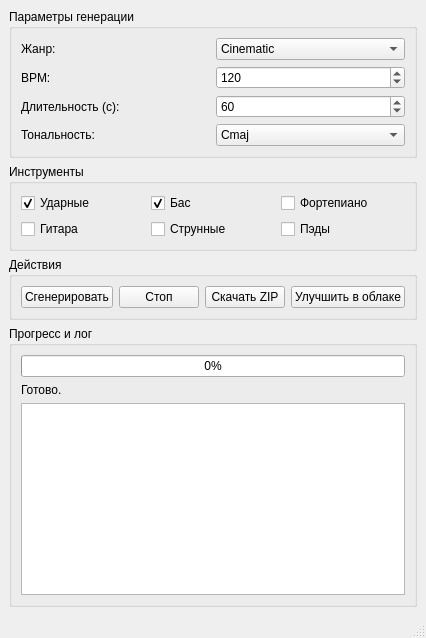
<?xml version="1.0" encoding="UTF-8"?>
<ui version="4.0">
 <class>MainWindow</class>
 <widget class="QMainWindow" name="MainWindow">
  <property name="windowTitle">
   <string>Генератор музыки</string>
  </property>
  <widget class="QWidget" name="centralwidget">
   <layout class="QVBoxLayout" name="verticalLayout_root">
    <item>
     <widget class="QGroupBox" name="groupParameters">
      <property name="title">
       <string>Параметры генерации</string>
      </property>
      <layout class="QGridLayout" name="gridLayout_params">
       <item row="0" column="0">
        <widget class="QLabel" name="labelGenre">
         <property name="text">
          <string>Жанр:</string>
         </property>
        </widget>
       </item>
       <item row="0" column="1">
        <widget class="QComboBox" name="comboGenre">
         <item><property name="text"><string>Cinematic</string></property></item>
         <item><property name="text"><string>Hip-Hop</string></property></item>
         <item><property name="text"><string>EDM</string></property></item>
         <item><property name="text"><string>Rock</string></property></item>
         <item><property name="text"><string>Jazz</string></property></item>
         <item><property name="text"><string>Ambient</string></property></item>
        </widget>
       </item>
       <item row="1" column="0">
        <widget class="QLabel" name="labelBPM">
         <property name="text">
          <string>BPM:</string>
         </property>
        </widget>
       </item>
       <item row="1" column="1">
        <widget class="QSpinBox" name="spinBPM">
         <property name="minimum"><number>40</number></property>
         <property name="maximum"><number>220</number></property>
         <property name="value"><number>120</number></property>
        </widget>
       </item>
       <item row="2" column="0">
        <widget class="QLabel" name="labelDuration">
         <property name="text">
          <string>Длительность (с):</string>
         </property>
        </widget>
       </item>
       <item row="2" column="1">
        <widget class="QSpinBox" name="spinDuration">
         <property name="minimum"><number>10</number></property>
         <property name="maximum"><number>600</number></property>
         <property name="value"><number>60</number></property>
        </widget>
       </item>
       <item row="3" column="0">
        <widget class="QLabel" name="labelKey">
         <property name="text">
          <string>Тональность:</string>
         </property>
        </widget>
       </item>
       <item row="3" column="1">
        <widget class="QComboBox" name="comboKey">
         <item><property name="text"><string>Cmaj</string></property></item>
         <item><property name="text"><string>Gmaj</string></property></item>
         <item><property name="text"><string>Dmaj</string></property></item>
         <item><property name="text"><string>Amaj</string></property></item>
         <item><property name="text"><string>Emaj</string></property></item>
         <item><property name="text"><string>Bmaj</string></property></item>
         <item><property name="text"><string>F#maj</string></property></item>
         <item><property name="text"><string>C#maj</string></property></item>
         <item><property name="text"><string>Amin</string></property></item>
         <item><property name="text"><string>Emin</string></property></item>
         <item><property name="text"><string>Bmin</string></property></item>
         <item><property name="text"><string>F#min</string></property></item>
         <item><property name="text"><string>C#min</string></property></item>
         <item><property name="text"><string>G#min</string></property></item>
         <item><property name="text"><string>D#min</string></property></item>
         <item><property name="text"><string>A#min</string></property></item>
        </widget>
       </item>
      </layout>
     </widget>
    </item>
    <item>
     <widget class="QGroupBox" name="groupInstruments">
      <property name="title">
       <string>Инструменты</string>
      </property>
      <layout class="QGridLayout" name="gridLayout_instr">
       <item row="0" column="0">
        <widget class="QCheckBox" name="chkDrums">
         <property name="text"><string>Ударные</string></property>
         <property name="checked"><bool>true</bool></property>
        </widget>
       </item>
       <item row="0" column="1">
        <widget class="QCheckBox" name="chkBass">
         <property name="text"><string>Бас</string></property>
         <property name="checked"><bool>true</bool></property>
        </widget>
       </item>
       <item row="0" column="2">
        <widget class="QCheckBox" name="chkPiano">
         <property name="text"><string>Фортепиано</string></property>
        </widget>
       </item>
       <item row="1" column="0">
        <widget class="QCheckBox" name="chkGuitar">
         <property name="text"><string>Гитара</string></property>
        </widget>
       </item>
       <item row="1" column="1">
        <widget class="QCheckBox" name="chkStrings">
         <property name="text"><string>Струнные</string></property>
        </widget>
       </item>
       <item row="1" column="2">
        <widget class="QCheckBox" name="chkPads">
         <property name="text"><string>Пэды</string></property>
        </widget>
       </item>
      </layout>
     </widget>
    </item>
    <item>
     <widget class="QGroupBox" name="groupActions">
      <property name="title">
       <string>Действия</string>
      </property>
      <layout class="QHBoxLayout" name="horizontalLayout_actions">
       <item><widget class="QPushButton" name="btnGenerate"><property name="text"><string>Сгенерировать</string></property></widget></item>
       <item><widget class="QPushButton" name="btnStop"><property name="text"><string>Стоп</string></property></widget></item>
       <item><widget class="QPushButton" name="btnDownloadZip"><property name="text"><string>Скачать ZIP</string></property></widget></item>
       <item><widget class="QPushButton" name="btnEnhanceCloud"><property name="text"><string>Улучшить в облаке</string></property></widget></item>
      </layout>
     </widget>
    </item>
    <item>
     <widget class="QGroupBox" name="groupProgress">
      <property name="title">
       <string>Прогресс и лог</string>
      </property>
      <layout class="QVBoxLayout" name="verticalLayout_progress">
       <item><widget class="QProgressBar" name="progressBar"><property name="value"><number>0</number></property></widget></item>
       <item><widget class="QLabel" name="labelStatus"><property name="text"><string>Готово.</string></property></widget></item>
       <item><widget class="QPlainTextEdit" name="txtLog"><property name="readOnly"><bool>true</bool></property></widget></item>
      </layout>
     </widget>
    </item>
   </layout>
  </widget>
  <widget class="QMenuBar" name="menubar"/>
  <widget class="QStatusBar" name="statusbar"/>
 </widget>
 <resources/>
 <connections/>
</ui>
